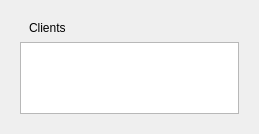
        <widget class="QWidget" name="tab">
         <property name="sizePolicy">
          <sizepolicy hsizetype="Preferred" vsizetype="Preferred">
           <horstretch>0</horstretch>
           <verstretch>0</verstretch>
          </sizepolicy>
         </property>
         <property name="styleSheet">
          <string notr="true"/>
         </property>
         <attribute name="icon">
          <iconset>
           <normaloff>../pixmaps/security-high.png</normaloff>../pixmaps/security-high.png</iconset>
         </attribute>
         <attribute name="title">
          <string>Übersicht</string>
         </attribute>
         <layout class="QHBoxLayout" name="horizontalLayout">
          <item>
           <widget class="QWidget" name="column3" native="true">
            <property name="sizePolicy">
             <sizepolicy hsizetype="Expanding" vsizetype="Expanding">
              <horstretch>0</horstretch>
              <verstretch>0</verstretch>
             </sizepolicy>
            </property>
            <property name="styleSheet">
             <string notr="true"/>
            </property>
            <layout class="QVBoxLayout" name="verticalLayout">
             <property name="sizeConstraint">
              <enum>QLayout::SetDefaultConstraint</enum>
             </property>
             <item>
              <widget class="QWidget" name="widget_15" native="true">
               <property name="styleSheet">
                <string notr="true">margin:0px; padding:0px;</string>
               </property>
               <layout class="QHBoxLayout" name="horizontalLayout_7">
                <property name="spacing">
                 <number>0</number>
                </property>
                <property name="leftMargin">
                 <number>0</number>
                </property>
                <property name="topMargin">
                 <number>0</number>
                </property>
                <property name="rightMargin">
                 <number>0</number>
                </property>
                <property name="bottomMargin">
                 <number>0</number>
                </property>
                <item>
                 <widget class="QWidget" name="widget_18" native="true">
                  <property name="styleSheet">
                   <string notr="true">margin:0px; padding:0px;</string>
                  </property>
                  <layout class="QHBoxLayout" name="horizontalLayout_8">
                   <property name="spacing">
                    <number>0</number>
                   </property>
                   <property name="leftMargin">
                    <number>0</number>
                   </property>
                   <property name="topMargin">
                    <number>0</number>
                   </property>
                   <property name="rightMargin">
                    <number>0</number>
                   </property>
                   <property name="bottomMargin">
                    <number>0</number>
                   </property>
                   <item>
                    <widget class="QLabel" name="label_clients">
                     <property name="styleSheet">
                      <string notr="true">margin:0px;margin-left:6px;</string>
                     </property>
                     <property name="text">
                      <string>Clients</string>
                     </property>
                    </widget>
                   </item>
                  </layout>
                 </widget>
                </item>
                <item>
                 <widget class="QWidget" name="widget_16" native="true">
                  <layout class="QVBoxLayout" name="verticalLayout_8">
                   <property name="spacing">
                    <number>0</number>
                   </property>
                   <property name="leftMargin">
                    <number>0</number>
                   </property>
                   <property name="topMargin">
                    <number>0</number>
                   </property>
                   <property name="rightMargin">
                    <number>0</number>
                   </property>
                   <property name="bottomMargin">
                    <number>0</number>
                   </property>
                  </layout>
                 </widget>
                </item>
                <item>
                 <widget class="QWidget" name="widget_17" native="true">
                  <layout class="QHBoxLayout" name="horizontalLayout_15">
                   <property name="spacing">
                    <number>0</number>
                   </property>
                   <property name="leftMargin">
                    <number>0</number>
                   </property>
                   <property name="topMargin">
                    <number>0</number>
                   </property>
                   <property name="rightMargin">
                    <number>0</number>
                   </property>
                   <property name="bottomMargin">
                    <number>0</number>
                   </property>
                   <item>
                    <widget class="QPushButton" name="screenlock">
                     <property name="focusPolicy">
                      <enum>Qt::TabFocus</enum>
                     </property>
                     <property name="toolTip">
                      <string>Bildschirm sperren/entsperren</string>
                     </property>
                     <property name="text">
                      <string/>
                     </property>
                     <property name="icon">
                      <iconset>
                       <normaloff>../pixmaps/network-wired-symbolic.png</normaloff>../pixmaps/network-wired-symbolic.png</iconset>
                     </property>
                     <property name="iconSize">
                      <size>
                       <width>32</width>
                       <height>32</height>
                      </size>
                     </property>
                     <property name="autoDefault">
                      <bool>false</bool>
                     </property>
                     <property name="flat">
                      <bool>true</bool>
                     </property>
                    </widget>
                   </item>
                   <item>
                    <widget class="QPushButton" name="screenshots">
                     <property name="focusPolicy">
                      <enum>Qt::TabFocus</enum>
                     </property>
                     <property name="toolTip">
                      <string>Screenshots aktualisieren</string>
                     </property>
                     <property name="text">
                      <string/>
                     </property>
                     <property name="icon">
                      <iconset>
                       <normaloff>../pixmaps/pictures.png</normaloff>../pixmaps/pictures.png</iconset>
                     </property>
                     <property name="iconSize">
                      <size>
                       <width>32</width>
                       <height>32</height>
                      </size>
                     </property>
                     <property name="autoDefault">
                      <bool>false</bool>
                     </property>
                     <property name="flat">
                      <bool>true</bool>
                     </property>
                    </widget>
                   </item>
                   <item>
                    <widget class="QPushButton" name="autoabgabe">
                     <property name="focusPolicy">
                      <enum>Qt::TabFocus</enum>
                     </property>
                     <property name="toolTip">
                      <string>Automatische Abgabe starten/stoppen</string>
                     </property>
                     <property name="text">
                      <string/>
                     </property>
                     <property name="icon">
                      <iconset>
                       <normaloff>../pixmaps/chronometer-off.png</normaloff>../pixmaps/chronometer-off.png</iconset>
                     </property>
                     <property name="iconSize">
                      <size>
                       <width>32</width>
                       <height>32</height>
                      </size>
                     </property>
                     <property name="autoDefault">
                      <bool>false</bool>
                     </property>
                     <property name="flat">
                      <bool>true</bool>
                     </property>
                    </widget>
                   </item>
                   <item>
                    <widget class="QPushButton" name="printer">
                     <property name="focusPolicy">
                      <enum>Qt::TabFocus</enum>
                     </property>
                     <property name="toolTip">
                      <string>Druckerkonfiguration übertragen</string>
                     </property>
                     <property name="text">
                      <string/>
                     </property>
                     <property name="icon">
                      <iconset>
                       <normaloff>../pixmaps/printer.png</normaloff>../pixmaps/printer.png</iconset>
                     </property>
                     <property name="iconSize">
                      <size>
                       <width>32</width>
                       <height>32</height>
                      </size>
                     </property>
                     <property name="flat">
                      <bool>true</bool>
                     </property>
                    </widget>
                   </item>
                   <item>
                    <widget class="QPushButton" name="openshare">
                     <property name="sizePolicy">
                      <sizepolicy hsizetype="Minimum" vsizetype="Fixed">
                       <horstretch>0</horstretch>
                       <verstretch>0</verstretch>
                      </sizepolicy>
                     </property>
                     <property name="focusPolicy">
                      <enum>Qt::TabFocus</enum>
                     </property>
                     <property name="toolTip">
                      <string>Share Odner öffnen</string>
                     </property>
                     <property name="text">
                      <string/>
                     </property>
                     <property name="icon">
                      <iconset>
                       <normaloff>../pixmaps/addgroup.png</normaloff>../pixmaps/addgroup.png</iconset>
                     </property>
                     <property name="iconSize">
                      <size>
                       <width>32</width>
                       <height>32</height>
                      </size>
                     </property>
                     <property name="autoDefault">
                      <bool>false</bool>
                     </property>
                     <property name="flat">
                      <bool>true</bool>
                     </property>
                    </widget>
                   </item>
                  </layout>
                 </widget>
                </item>
               </layout>
              </widget>
             </item>
             <item>
              <widget class="QListWidget" name="listWidget">
               <property name="sizePolicy">
                <sizepolicy hsizetype="Expanding" vsizetype="Expanding">
                 <horstretch>0</horstretch>
                 <verstretch>0</verstretch>
                </sizepolicy>
               </property>
               <property name="contextMenuPolicy">
                <enum>Qt::NoContextMenu</enum>
               </property>
               <property name="autoFillBackground">
                <bool>false</bool>
               </property>
               <property name="styleSheet">
                <string notr="true">padding:0px;</string>
               </property>
               <property name="verticalScrollBarPolicy">
                <enum>Qt::ScrollBarAsNeeded</enum>
               </property>
               <property name="horizontalScrollBarPolicy">
                <enum>Qt::ScrollBarAsNeeded</enum>
               </property>
               <property name="sizeAdjustPolicy">
                <enum>QAbstractScrollArea::AdjustToContents</enum>
               </property>
               <property name="autoScroll">
                <bool>false</bool>
               </property>
               <property name="showDropIndicator" stdset="0">
                <bool>false</bool>
               </property>
               <property name="dragDropMode">
                <enum>QAbstractItemView::NoDragDrop</enum>
               </property>
               <property name="defaultDropAction">
                <enum>Qt::IgnoreAction</enum>
               </property>
               <property name="movement">
                <enum>QListView::Static</enum>
               </property>
               <property name="resizeMode">
                <enum>QListView::Adjust</enum>
               </property>
               <property name="layoutMode">
                <enum>QListView::Batched</enum>
               </property>
               <property name="spacing">
                <number>1</number>
               </property>
               <property name="viewMode">
                <enum>QListView::IconMode</enum>
               </property>
               <property name="uniformItemSizes">
                <bool>true</bool>
               </property>
               <property name="wordWrap">
                <bool>true</bool>
               </property>
               <property name="sortingEnabled">
                <bool>true</bool>
               </property>
              </widget>
             </item>
            </layout>
           </widget>
          </item>
         </layout>
        </widget>
